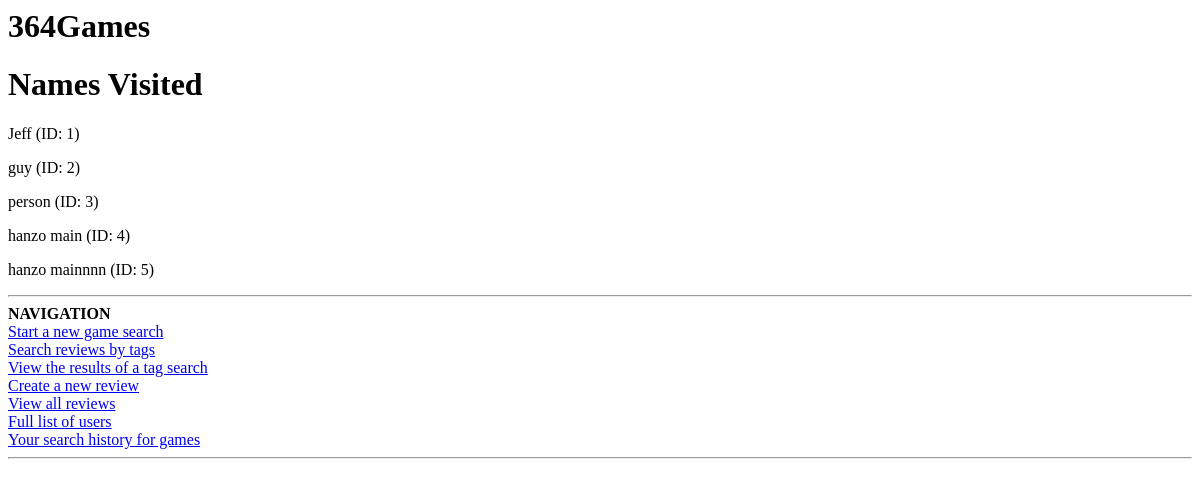
Page /names on the earlier database version.
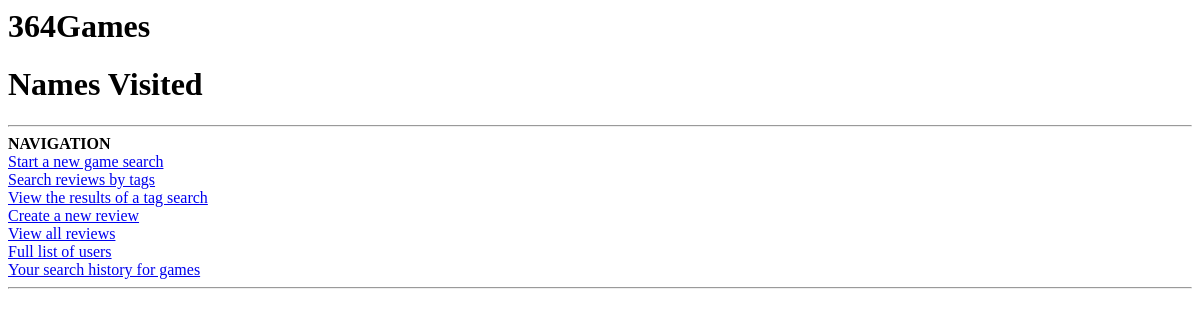
Same page on the later database version.
### SI364midterm.py (models this page shows, shortened)
class Username(db.Model):
    __tablename__ = "users"
    id = db.Column(db.Integer,primary_key=True)
    name = db.Column(db.String(64))
    userel = db.relationship('Review', backref='users')
    def __repr__(self):
        return "{} (ID: {})".format(self.name, self.id)

### SI364midterm.py (the view)
@app.route('/names')
def all_names():
    names = Username.query.all()
    return render_template('name_example.html',names=names)

### templates/name_example.html
{% extends 'base.html' %}
{% block content1 %}
<h1>Names Visited</h1>
{% for n in names %}
    <p>{{ n }}</p>
{% endfor %}
{% endblock %}

Differences in the rows shown:
removed Username: name+id "Jeff (ID: 1)"
removed Username: name+id "guy (ID: 2)"
removed Username: name+id "person (ID: 3)"
removed Username: name+id "hanzo main (ID: 4)"
removed Username: name+id "hanzo mainnnn (ID: 5)"
